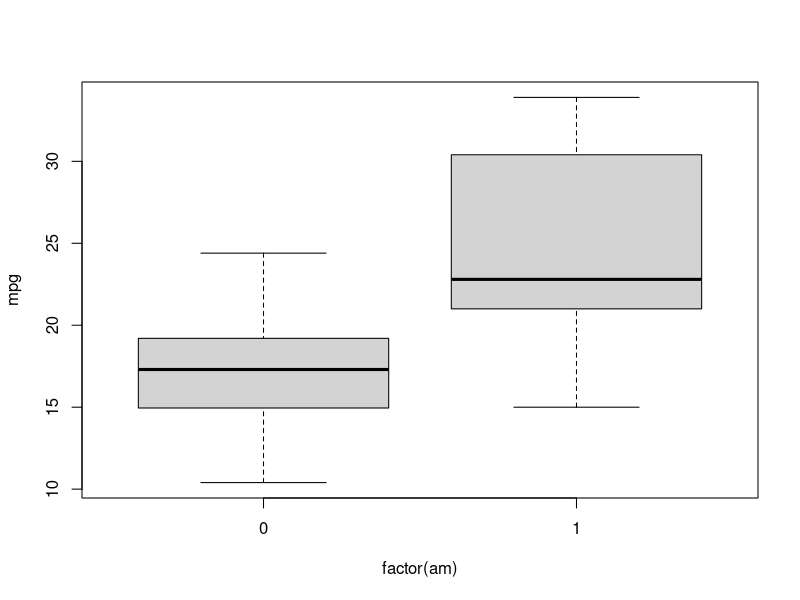
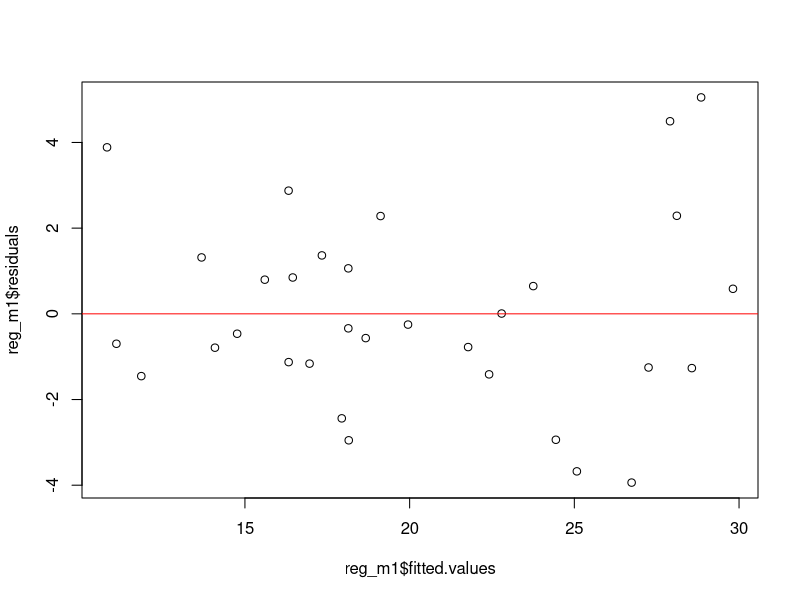
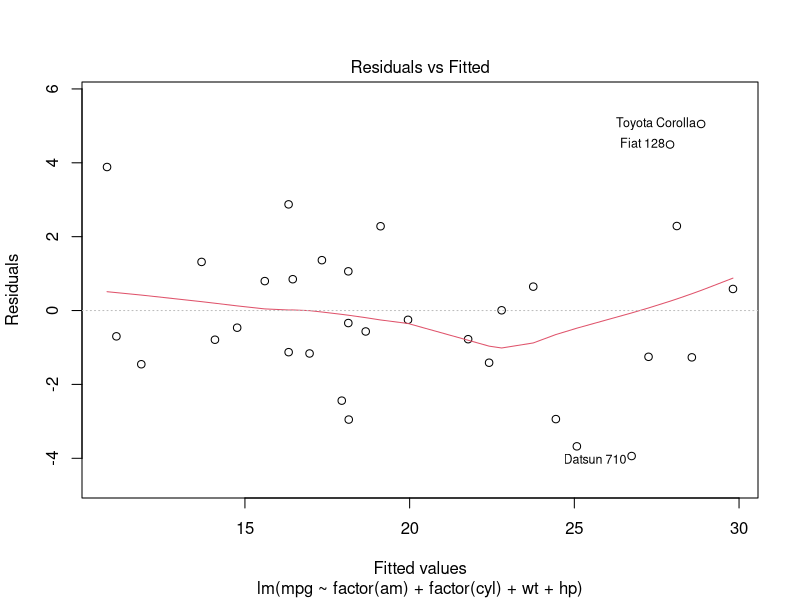
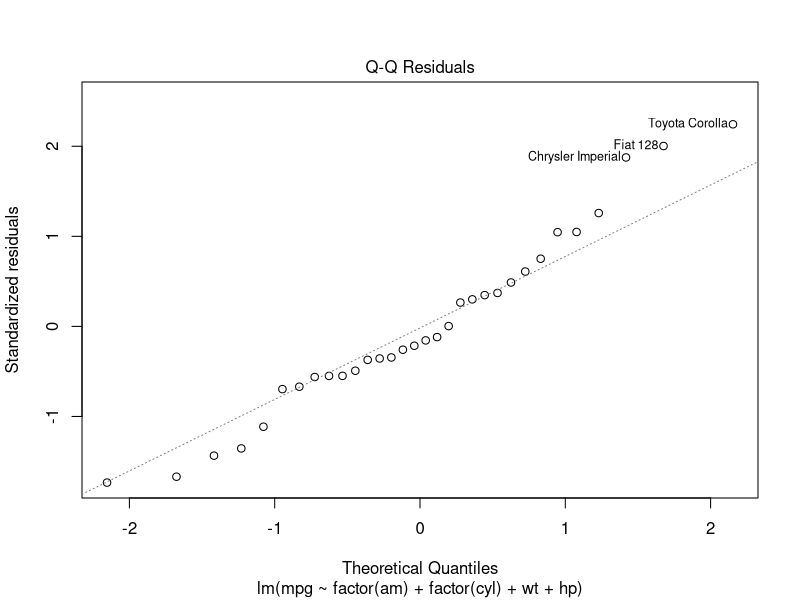
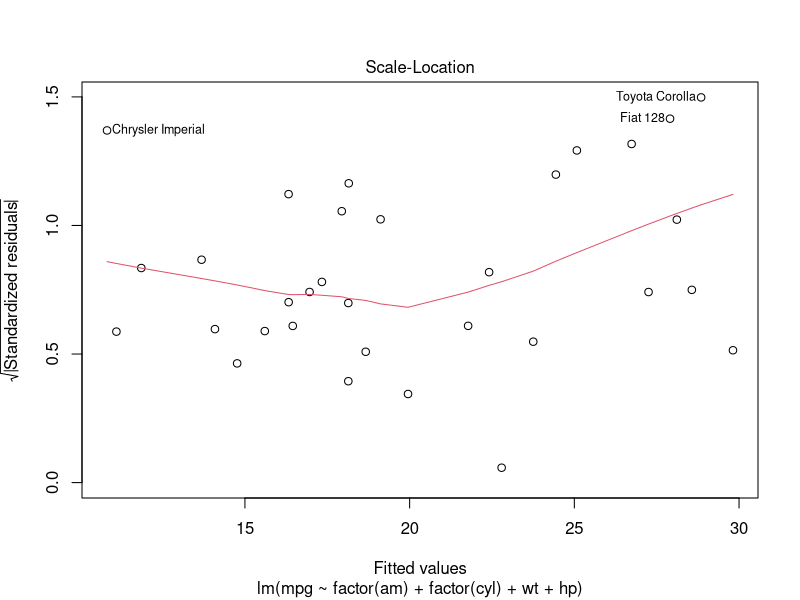
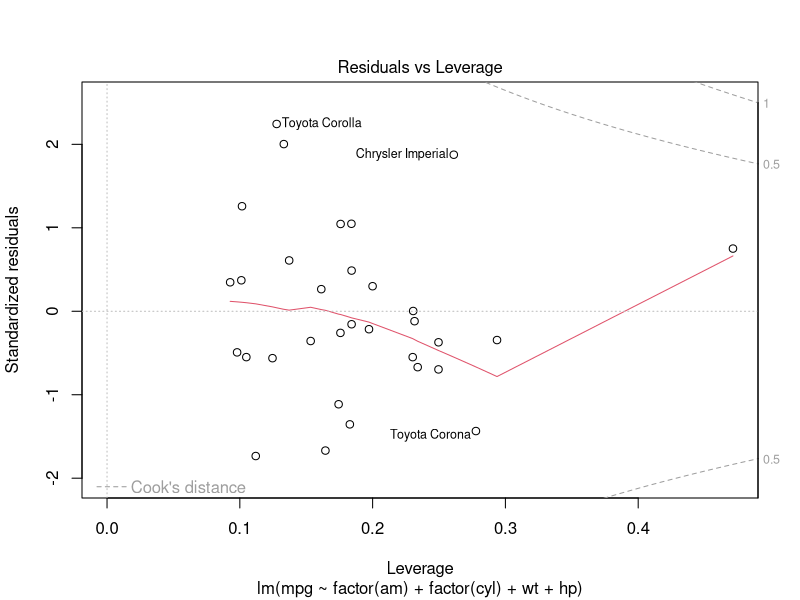
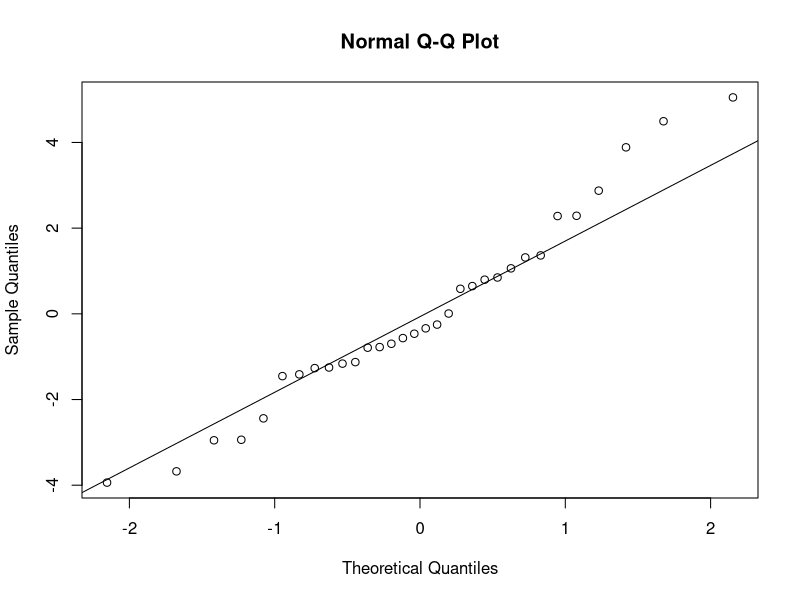
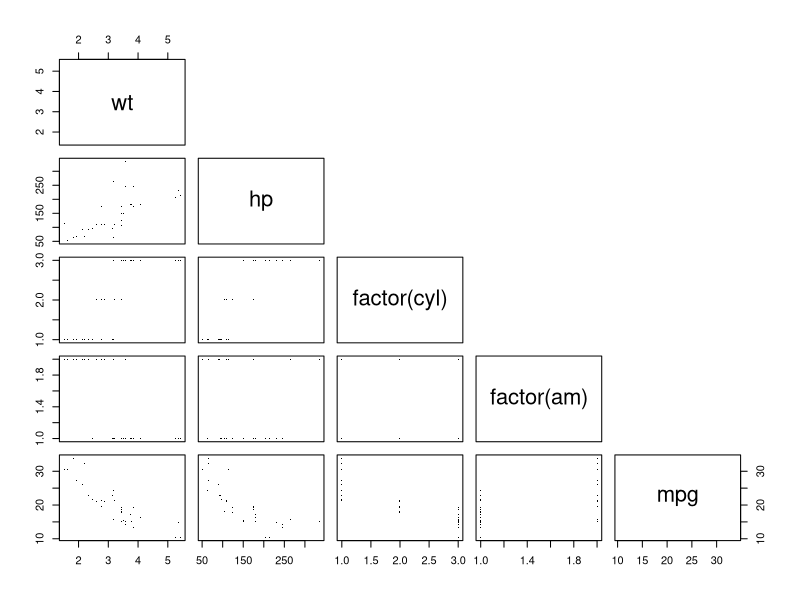

Generate these figures, in order, with R:
## ---- chunk 1
knitr::opts_chunk$set(echo = TRUE)
library(tidyverse)
## ---- chunk 2
mt = mtcars
head(mt)
tail(mt)
summary(mt)

mt %>% 
  group_by(am) %>% 
  summarise(
    n = n(),
    mean_mpg = mean(mpg)
  )
## ---- chunk 3
boxplot(mpg~factor(am), data = mt)
## ---- chunk 4
reg_s = lm(mpg~factor(am), data=mt)
summary(reg_s)
confint(reg_s)
## ---- chunk 5
reg_m1 = lm(mpg~factor(am)+factor(cyl)+wt+hp, data=mt)
summary(reg_m1)
confint(reg_m1)
## ---- chunk 6
#control for all variables
reg_m2 = lm(mpg~., data=mt)
summary(reg_m2)
anova(reg_m2)
## ---- chunk 7
anova(reg_s, reg_m1)
anova(reg_m1, reg_m2)
## ---- chunk 8
plot(x=reg_m1$fitted.values, y=reg_m1$residuals)
abline(h=0, col="red")

## ---- chunk 9
plot(reg_m1)
## ---- chunk 10
qqnorm(reg_m1$residuals)
qqline(reg_m1$residuals)
## ---- chunk 11
#dfbetas(reg_m1)
dffits(reg_m1)
## ---- chunk 12
pairs(~ wt + hp + factor(cyl) + factor(am) + mpg, data=mt, upper.panel=NULL, pch=".")
